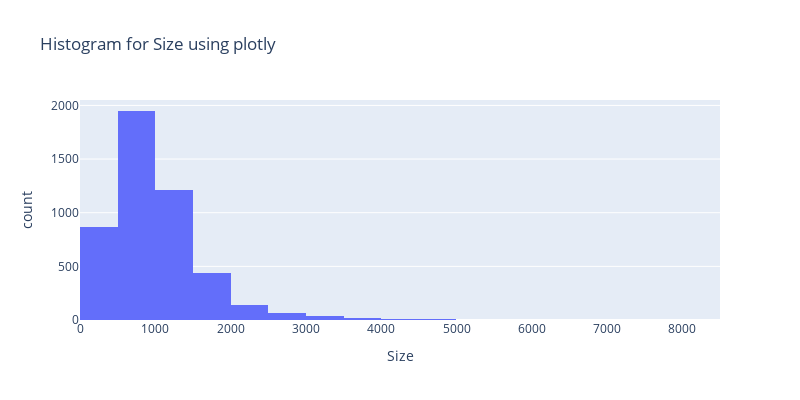

Write notebook code for a chart like this one.
### Markdown cell above
1. People would like to rent directly through owner rather than agent.
 2. Number of large and Upperintermediate sized houses are approximately near each other.

### Code cell
## using plotly
px.histogram(data_frame=df, x='Size', nbins=20, 
             title='Histogram for Size using plotly', width=800, height=400)

### Figure 1 — Plotly figure (JSON) as saved in the notebook; plotly's stock layout.template omitted (floating-point values rounded to 4 significant figures; data arrays with more than 128 entries replaced by an {"elided": "..."} marker saying what was removed)
{"data": [{"alignmentgroup": "True", "bingroup": "x", "hovertemplate": "Size=%{x}<br>count=%{y}<extra></extra>", "legendgroup": "", "marker": {"color": "#636efa", "pattern": {"shape": ""}}, "name": "", "nbinsx": 20, "offsetgroup": "", "orientation": "v", "showlegend": false, "type": "histogram", "x": {"elided": "4746 int values"}, "xaxis": "x", "yaxis": "y"}], "layout": {"barmode": "relative", "height": 400, "legend": {"tracegroupgap": 0}, "title": {"text": "Histogram for Size using plotly"}, "width": 800, "xaxis": {"anchor": "y", "domain": [0, 1], "title": {"text": "Size"}}, "yaxis": {"anchor": "x", "domain": [0, 1], "title": {"text": "count"}}}}
